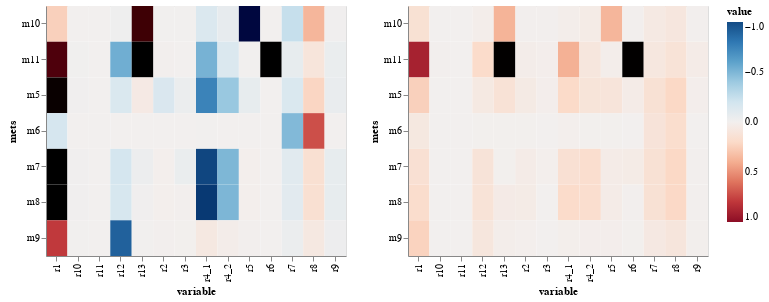

The cell this chart's notebook holds for it:
### Markdown cell above
### Plot concentration control coefficients median (on the left) and respective interquartile range (on the right)

### Code cell
alt.hconcat(get_heatmaps(Cx_df_median, 'mets'),
            get_heatmaps(Cx_df_iqr, 'mets'))

### Figure 1 — Vega-Lite specification as saved in the notebook (floating-point values rounded to 4 significant figures)
{"$schema": "https://vega.github.io/schema/vega-lite/v3.4.0.json", "config": {"mark": {"tooltip": null}, "view": {"height": 300, "width": 400}}, "datasets": {"data-3d1179cde2b4d266d993bc9513fe6bcb": [{"mets": "m10", "value": 0.1439, "variable": "r1"}, {"mets": "m11", "value": 0.8983, "variable": "r1"}, {"mets": "m5", "value": 0.247, "variable": "r1"}, {"mets": "m6", "value": 0.07346, "variable": "r1"}, {"mets": "m7", "value": 0.1475, "variable": "r1"}, {"mets": "m8", "value": 0.1763, "variable": "r1"}, {"mets": "m9", "value": 0.2364, "variable": "r1"}, {"mets": "m10", "value": 0.007193, "variable": "r2"}, {"mets": "m11", "value": 0.02891, "variable": "r2"}, {"mets": "m5", "value": 0.05286, "variable": "r2"}, {"mets": "m6", "value": 0.004022, "variable": "r2"}, {"mets": "m7", "value": 0.04049, "variable": "r2"}, {"mets": "m8", "value": 0.0412, "variable": "r2"}, {"mets": "m9", "value": 0.01351, "variable": "r2"}, {"mets": "m10", "value": 0.007363, "variable": "r3"}, {"mets": "m11", "value": 0.01583, "variable": "r3"}, {"mets": "m5", "value": 0.01643, "variable": "r3"}, {"mets": "m6", "value": 0.00049, "variable": "r3"}, {"mets": "m7", "value": 0.01346, "variable": "r3"}, {"mets": "m8", "value": 0.0006723, "variable": "r3"}, {"mets": "m9", "value": 0.0007015, "variable": "r3"}, {"mets": "m10", "value": 0.01901, "variable": "r4_1"}, {"mets": "m11", "value": 0.3864, "variable": "r4_1"}, {"mets": "m5", "value": 0.2007, "variable": "r4_1"}, {"mets": "m6", "value": 0.01195, "variable": "r4_1"}, {"mets": "m7", "value": 0.1451, "variable": "r4_1"}, {"mets": "m8", "value": 0.1901, "variable": "r4_1"}, {"mets": "m9", "value": 0.01409, "variable": "r4_1"}, {"mets": "m10", "value": 0.04459, "variable": "r4_2"}, {"mets": "m11", "value": 0.0899, "variable": "r4_2"}, {"mets": "m5", "value": 0.1132, "variable": "r4_2"}, {"mets": "m6", "value": 0.003507, "variable": "r4_2"}, {"mets": "m7", "value": 0.1677, "variable": "r4_2"}, {"mets": "m8", "value": 0.1676, "variable": "r4_2"}, {"mets": "m9", "value": 0.01873, "variable": "r4_2"}, {"mets": "m10", "value": 0.366, "variable": "r5"}, {"mets": "m11", "value": 0.02155, "variable": "r5"}, {"mets": "m5", "value": 0.1055, "variable": "r5"}, {"mets": "m6", "value": 0.004353, "variable": "r5"}, {"mets": "m7", "value": 0.03998, "variable": "r5"}, {"mets": "m8", "value": 0.03974, "variable": "r5"}, {"mets": "m9", "value": 0.01762, "variable": "r5"}, {"mets": "m10", "value": 0.007, "variable": "r6"}, {"mets": "m11", "value": 1.541, "variable": "r6"}, {"mets": "m5", "value": 0.03886, "variable": "r6"}, {"mets": "m6", "value": 0.0001014, "variable": "r6"}, {"mets": "m7", "value": 0.04321, "variable": "r6"}, {"mets": "m8", "value": 0.005615, "variable": "r6"}, {"mets": "m9", "value": 0.002727, "variable": "r6"}, {"mets": "m10", "value": 0.05737, "variable": "r7"}, {"mets": "m11", "value": 0.08262, "variable": "r7"}, {"mets": "m5", "value": 0.1409, "variable": "r7"}, {"mets": "m6", "value": 0.1154, "variable": "r7"}, {"mets": "m7", "value": 0.1415, "variable": "r7"}, {"mets": "m8", "value": 0.1405, "variable": "r7"}, {"mets": "m9", "value": 0.06575, "variable": "r7"}, {"mets": "m10", "value": 0.08517, "variable": "r8"}, {"mets": "m11", "value": 0.1226, "variable": "r8"}, {"mets": "m5", "value": 0.2092, "variable": "r8"}, {"mets": "m6", "value": 0.1713, "variable": "r8"}, {"mets": "m7", "value": 0.2101, "variable": "r8"}, {"mets": "m8", "value": 0.2085, "variable": "r8"}, {"mets": "m9", "value": 0.09761, "variable": "r8"}, {"mets": "m10", "value": 0.007212, "variable": "r9"}, {"mets": "m11", "value": 0.03673, "variable": "r9"}, {"mets": "m5", "value": 0.01708, "variable": "r9"}, {"mets": "m6", "value": 0.0007708, "variable": "r9"}, {"mets": "m7", "value": 0.006546, "variable": "r9"}, {"mets": "m8", "value": 0.005831, "variable": "r9"}, {"mets": "m9", "value": 0.011, "variable": "r9"}, {"mets": "m10", "value": 0.001464, "variable": "r10"}, {"mets": "m11", "value": 0.007456, "variable": "r10"}, {"mets": "m5", "value": 0.002653, "variable": "r10"}, {"mets": "m6", "value": 0.0001888, "variable": "r10"}, {"mets": "m7", "value": 0.001655, "variable": "r10"}, {"mets": "m8", "value": 0.001356, "variable": "r10"}, {"mets": "m9", "value": 0.002338, "variable": "r10"}, {"mets": "m10", "value": 0.0001096, "variable": "r11"}, {"mets": "m11", "value": 0.0005372, "variable": "r11"}, {"mets": "m5", "value": 0.0002699, "variable": "r11"}, {"mets": "m6", "value": 1.131e-05, "variable": "r11"}, {"mets": "m7", "value": 0.0001175, "variable": "r11"}, {"mets": "m8", "value": 8.915e-05, "variable": "r11"}, {"mets": "m9", "value": 0.0001673, "variable": "r11"}, {"mets": "m10", "value": 0.01924, "variable": "r12"}, {"mets": "m11", "value": 0.1896, "variable": "r12"}, {"mets": "m5", "value": 0.06238, "variable": "r12"}, {"mets": "m6", "value": 0.003089, "variable": "r12"}, {"mets": "m7", "value": 0.1186, "variable": "r12"}, {"mets": "m8", "value": 0.1243, "variable": "r12"}, {"mets": "m9", "value": 0.08985, "variable": "r12"}, {"mets": "m10", "value": 0.3752, "variable": "r13"}, {"mets": "m11", "value": 1.542, "variable": "r13"}, {"mets": "m5", "value": 0.1302, "variable": "r13"}, {"mets": "m6", "value": 0.00446, "variable": "r13"}, {"mets": "m7", "value": 0.003222, "variable": "r13"}, {"mets": "m8", "value": 0.04534, "variable": "r13"}, {"mets": "m9", "value": 0.02034, "variable": "r13"}], "data-aaa52a45245e34cd7027715bf96aa037": [{"mets": "m10", "value": 0.2476, "variable": "r1"}, {"mets": "m11", "value": 1.242, "variable": "r1"}, {"mets": "m5", "value": 1.512, "variable": "r1"}, {"mets": "m6", "value": -0.1752, "variable": "r1"}, {"mets": "m7", "value": 1.663, "variable": "r1"}, {"mets": "m8", "value": 1.687, "variable": "r1"}, {"mets": "m9", "value": 0.7914, "variable": "r1"}, {"mets": "m10", "value": -0.006207, "variable": "r2"}, {"mets": "m11", "value": 0.00671, "variable": "r2"}, {"mets": "m5", "value": -0.1515, "variable": "r2"}, {"mets": "m6", "value": -0.001455, "variable": "r2"}, {"mets": "m7", "value": 0.01243, "variable": "r2"}, {"mets": "m8", "value": 0.0121, "variable": "r2"}, {"mets": "m9", "value": 0.00617, "variable": "r2"}, {"mets": "m10", "value": -0.007384, "variable": "r3"}, {"mets": "m11", "value": -0.002351, "variable": "r3"}, {"mets": "m5", "value": -0.04346, "variable": "r3"}, {"mets": "m6", "value": -0.0003206, "variable": "r3"}, {"mets": "m7", "value": -0.0482, "variable": "r3"}, {"mets": "m8", "value": 0.006147, "variable": "r3"}, {"mets": "m9", "value": 0.003049, "variable": "r3"}, {"mets": "m10", "value": -0.1439, "variable": "r4_1"}, {"mets": "m11", "value": -0.5179, "variable": "r4_1"}, {"mets": "m5", "value": -0.7497, "variable": "r4_1"}, {"mets": "m6", "value": -0.006469, "variable": "r4_1"}, {"mets": "m7", "value": -1.024, "variable": "r4_1"}, {"mets": "m8", "value": -1.078, "variable": "r4_1"}, {"mets": "m9", "value": 0.07003, "variable": "r4_1"}, {"mets": "m10", "value": -0.07114, "variable": "r4_2"}, {"mets": "m11", "value": -0.1423, "variable": "r4_2"}, {"mets": "m5", "value": -0.4122, "variable": "r4_2"}, {"mets": "m6", "value": -0.002641, "variable": "r4_2"}, {"mets": "m7", "value": -0.4966, "variable": "r4_2"}, {"mets": "m8", "value": -0.4987, "variable": "r4_2"}, {"mets": "m9", "value": 0.02631, "variable": "r4_2"}, {"mets": "m10", "value": -1.304, "variable": "r5"}, {"mets": "m11", "value": -0.0055, "variable": "r5"}, {"mets": "m5", "value": -0.06861, "variable": "r5"}, {"mets": "m6", "value": -0.001385, "variable": "r5"}, {"mets": "m7", "value": 0.01117, "variable": "r5"}, {"mets": "m8", "value": 0.01156, "variable": "r5"}, {"mets": "m9", "value": 0.005897, "variable": "r5"}, {"mets": "m10", "value": 2.179e-05, "variable": "r6"}, {"mets": "m11", "value": -3.489, "variable": "r6"}, {"mets": "m5", "value": 0.0003932, "variable": "r6"}, {"mets": "m6", "value": 3.607e-07, "variable": "r6"}, {"mets": "m7", "value": 0.0004768, "variable": "r6"}, {"mets": "m8", "value": -6.832e-05, "variable": "r6"}, {"mets": "m9", "value": -3.484e-05, "variable": "r6"}, {"mets": "m10", "value": -0.2458, "variable": "r7"}, {"mets": "m11", "value": -0.06895, "variable": "r7"}, {"mets": "m5", "value": -0.1493, "variable": "r7"}, {"mets": "m6", "value": -0.484, "variable": "r7"}, {"mets": "m7", "value": -0.1034, "variable": "r7"}, {"mets": "m8", "value": -0.1023, "variable": "r7"}, {"mets": "m9", "value": -0.04557, "variable": "r7"}, {"mets": "m10", "value": 0.3649, "variable": "r8"}, {"mets": "m11", "value": 0.1024, "variable": "r8"}, {"mets": "m5", "value": 0.2216, "variable": "r8"}, {"mets": "m6", "value": 0.7185, "variable": "r8"}, {"mets": "m7", "value": 0.1534, "variable": "r8"}, {"mets": "m8", "value": 0.1519, "variable": "r8"}, {"mets": "m9", "value": 0.06764, "variable": "r8"}, {"mets": "m10", "value": -0.01112, "variable": "r9"}, {"mets": "m11", "value": -0.04932, "variable": "r9"}, {"mets": "m5", "value": -0.05608, "variable": "r9"}, {"mets": "m6", "value": -0.0004847, "variable": "r9"}, {"mets": "m7", "value": -0.068, "variable": "r9"}, {"mets": "m8", "value": -0.06699, "variable": "r9"}, {"mets": "m9", "value": -0.03376, "variable": "r9"}, {"mets": "m10", "value": -0.002303, "variable": "r10"}, {"mets": "m11", "value": -0.009718, "variable": "r10"}, {"mets": "m5", "value": -0.01273, "variable": "r10"}, {"mets": "m6", "value": -0.00011, "variable": "r10"}, {"mets": "m7", "value": -0.01368, "variable": "r10"}, {"mets": "m8", "value": -0.01332, "variable": "r10"}, {"mets": "m9", "value": -0.006791, "variable": "r10"}, {"mets": "m10", "value": 0.0001665, "variable": "r11"}, {"mets": "m11", "value": 0.000751, "variable": "r11"}, {"mets": "m5", "value": 0.0008397, "variable": "r11"}, {"mets": "m6", "value": 7.258e-06, "variable": "r11"}, {"mets": "m7", "value": 0.001018, "variable": "r11"}, {"mets": "m8", "value": 0.001042, "variable": "r11"}, {"mets": "m9", "value": 0.000522, "variable": "r11"}, {"mets": "m10", "value": -0.02216, "variable": "r12"}, {"mets": "m11", "value": -0.5393, "variable": "r12"}, {"mets": "m5", "value": -0.1482, "variable": "r12"}, {"mets": "m6", "value": -0.001281, "variable": "r12"}, {"mets": "m7", "value": -0.1797, "variable": "r12"}, {"mets": "m8", "value": -0.169, "variable": "r12"}, {"mets": "m9", "value": -0.9016, "variable": "r12"}, {"mets": "m10", "value": 1.305, "variable": "r13"}, {"mets": "m11", "value": 3.495, "variable": "r13"}, {"mets": "m5", "value": 0.05593, "variable": "r13"}, {"mets": "m6", "value": 0.001477, "variable": "r13"}, {"mets": "m7", "value": -0.03998, "variable": "r13"}, {"mets": "m8", "value": -0.01146, "variable": "r13"}, {"mets": "m9", "value": -0.005845, "variable": "r13"}]}, "hconcat": [{"data": {"name": "data-aaa52a45245e34cd7027715bf96aa037"}, "encoding": {"color": {"field": "value", "scale": {"domain": [1, -1], "scheme": "redblue"}, "type": "quantitative"}, "tooltip": {"field": "value", "type": "quantitative"}, "x": {"field": "variable", "type": "nominal"}, "y": {"field": "mets", "type": "nominal"}}, "height": 250, "mark": "rect", "width": 300}, {"data": {"name": "data-3d1179cde2b4d266d993bc9513fe6bcb"}, "encoding": {"color": {"field": "value", "scale": {"domain": [1, -1], "scheme": "redblue"}, "type": "quantitative"}, "tooltip": {"field": "value", "type": "quantitative"}, "x": {"field": "variable", "type": "nominal"}, "y": {"field": "mets", "type": "nominal"}}, "height": 250, "mark": "rect", "width": 300}]}
